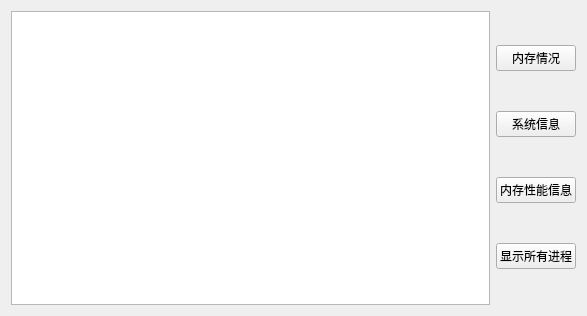
<?xml version="1.0" encoding="UTF-8"?>
<ui version="4.0">
 <class>ShowWidget</class>
 <widget class="QWidget" name="ShowWidget">
  <property name="geometry">
   <rect>
    <x>0</x>
    <y>0</y>
    <width>587</width>
    <height>316</height>
   </rect>
  </property>
  <property name="windowTitle">
   <string>内存信息</string>
  </property>
  <layout class="QHBoxLayout" name="horizontalLayout_2">
   <item>
    <layout class="QHBoxLayout" name="horizontalLayout">
     <item>
      <widget class="QListView" name="listView"/>
     </item>
     <item>
      <layout class="QVBoxLayout" name="verticalLayout">
       <item>
        <widget class="QPushButton" name="pushButton_3">
         <property name="text">
          <string>内存情况</string>
         </property>
        </widget>
       </item>
       <item>
        <widget class="QPushButton" name="pushButton_2">
         <property name="text">
          <string>系统信息</string>
         </property>
        </widget>
       </item>
       <item>
        <widget class="QPushButton" name="pushButton">
         <property name="text">
          <string>内存性能信息</string>
         </property>
        </widget>
       </item>
       <item>
        <widget class="QPushButton" name="pushButton_4">
         <property name="text">
          <string>显示所有进程</string>
         </property>
        </widget>
       </item>
      </layout>
     </item>
    </layout>
   </item>
  </layout>
 </widget>
 <layoutdefault spacing="6" margin="11"/>
 <resources/>
 <connections/>
</ui>
